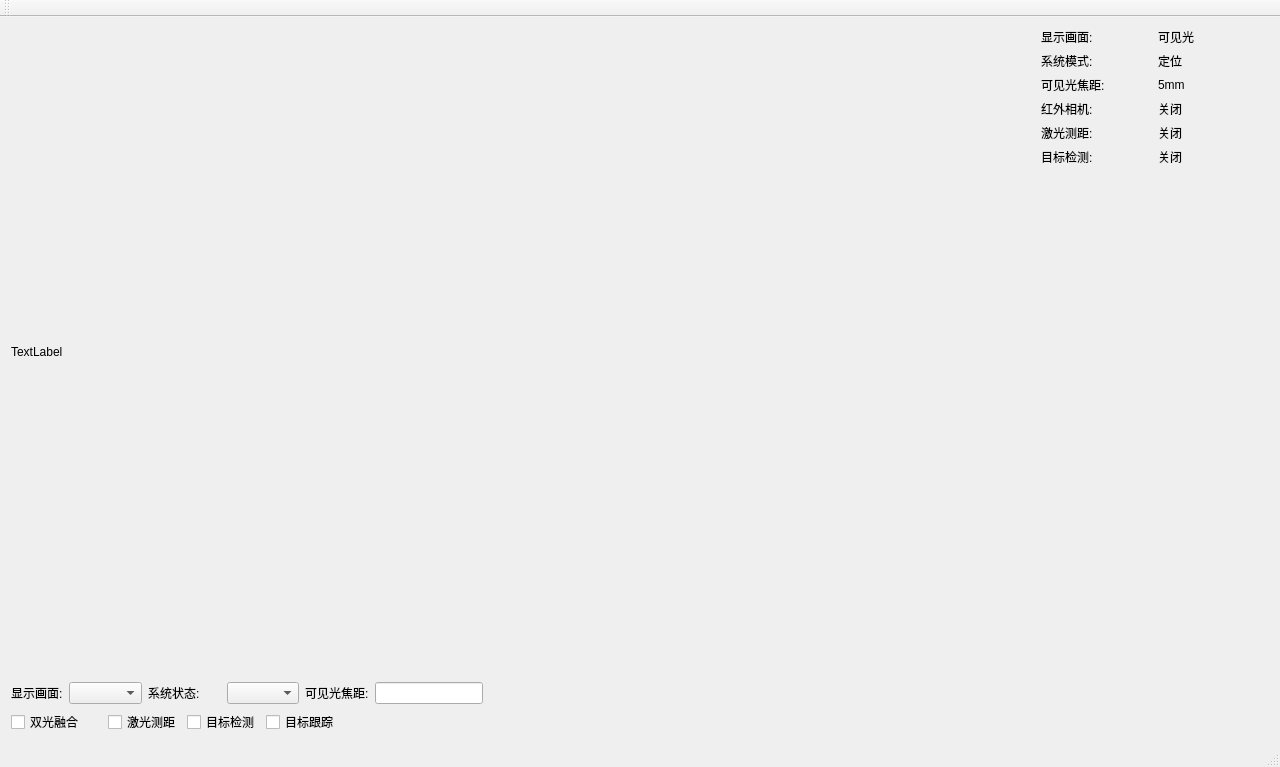
<?xml version="1.0" encoding="UTF-8"?>
<ui version="4.0">
 <class>MainWindow</class>
 <widget class="QMainWindow" name="MainWindow">
  <property name="geometry">
   <rect>
    <x>0</x>
    <y>0</y>
    <width>1280</width>
    <height>767</height>
   </rect>
  </property>
  <property name="minimumSize">
   <size>
    <width>1280</width>
    <height>720</height>
   </size>
  </property>
  <property name="windowTitle">
   <string>Tracking  Monitor</string>
  </property>
  <widget class="QWidget" name="centralWidget">
   <layout class="QVBoxLayout" name="verticalLayout_2">
    <item>
     <layout class="QHBoxLayout" name="horizontalLayout">
      <item>
       <widget class="QLabel" name="label">
        <property name="minimumSize">
         <size>
          <width>1024</width>
          <height>576</height>
         </size>
        </property>
        <property name="text">
         <string>TextLabel</string>
        </property>
       </widget>
      </item>
      <item>
       <layout class="QVBoxLayout" name="verticalLayout">
        <item>
         <layout class="QGridLayout" name="gridLayout_2">
          <item row="0" column="1">
           <widget class="QLabel" name="label_7">
            <property name="text">
             <string>可见光</string>
            </property>
           </widget>
          </item>
          <item row="4" column="1">
           <widget class="QLabel" name="label_14">
            <property name="text">
             <string>关闭</string>
            </property>
           </widget>
          </item>
          <item row="1" column="0">
           <widget class="QLabel" name="label_3">
            <property name="text">
             <string>系统模式:</string>
            </property>
           </widget>
          </item>
          <item row="1" column="1">
           <widget class="QLabel" name="label_12">
            <property name="text">
             <string>定位</string>
            </property>
           </widget>
          </item>
          <item row="2" column="1" rowspan="2">
           <widget class="QLabel" name="label_13">
            <property name="text">
             <string>5mm</string>
            </property>
           </widget>
          </item>
          <item row="2" column="0" rowspan="2">
           <widget class="QLabel" name="label_9">
            <property name="text">
             <string>可见光焦距:</string>
            </property>
           </widget>
          </item>
          <item row="6" column="0">
           <widget class="QLabel" name="label_16">
            <property name="text">
             <string>目标检测:</string>
            </property>
           </widget>
          </item>
          <item row="6" column="1">
           <widget class="QLabel" name="label_17">
            <property name="text">
             <string>关闭</string>
            </property>
           </widget>
          </item>
          <item row="5" column="0">
           <widget class="QLabel" name="label_11">
            <property name="sizePolicy">
             <sizepolicy hsizetype="Preferred" vsizetype="Preferred">
              <horstretch>0</horstretch>
              <verstretch>0</verstretch>
             </sizepolicy>
            </property>
            <property name="text">
             <string>激光测距:</string>
            </property>
           </widget>
          </item>
          <item row="0" column="0">
           <widget class="QLabel" name="label_2">
            <property name="text">
             <string>显示画面:</string>
            </property>
           </widget>
          </item>
          <item row="4" column="0">
           <widget class="QLabel" name="label_10">
            <property name="text">
             <string>红外相机:</string>
            </property>
           </widget>
          </item>
          <item row="5" column="1">
           <widget class="QLabel" name="label_15">
            <property name="text">
             <string>关闭</string>
            </property>
           </widget>
          </item>
         </layout>
        </item>
        <item>
         <spacer name="verticalSpacer">
          <property name="orientation">
           <enum>Qt::Vertical</enum>
          </property>
          <property name="sizeHint" stdset="0">
           <size>
            <width>20</width>
            <height>30</height>
           </size>
          </property>
         </spacer>
        </item>
       </layout>
      </item>
     </layout>
    </item>
    <item>
     <layout class="QHBoxLayout" name="horizontalLayout_2">
      <item>
       <layout class="QGridLayout" name="gridLayout">
        <item row="0" column="0">
         <widget class="QLabel" name="label_4">
          <property name="text">
           <string>显示画面:</string>
          </property>
         </widget>
        </item>
        <item row="0" column="1" colspan="2">
         <widget class="QComboBox" name="comboBox"/>
        </item>
        <item row="0" column="3" colspan="2">
         <widget class="QLabel" name="label_5">
          <property name="text">
           <string>系统状态:</string>
          </property>
         </widget>
        </item>
        <item row="0" column="5" colspan="2">
         <widget class="QComboBox" name="comboBox_2"/>
        </item>
        <item row="0" column="7">
         <widget class="QLabel" name="label_8">
          <property name="text">
           <string>可见光焦距:</string>
          </property>
         </widget>
        </item>
        <item row="0" column="8">
         <widget class="QLineEdit" name="lineEdit">
          <property name="sizePolicy">
           <sizepolicy hsizetype="Preferred" vsizetype="Fixed">
            <horstretch>0</horstretch>
            <verstretch>0</verstretch>
           </sizepolicy>
          </property>
         </widget>
        </item>
        <item row="1" column="0" colspan="2">
         <widget class="QCheckBox" name="checkBox_2">
          <property name="text">
           <string>双光融合</string>
          </property>
         </widget>
        </item>
        <item row="1" column="2" colspan="2">
         <widget class="QCheckBox" name="checkBox_3">
          <property name="text">
           <string>激光测距</string>
          </property>
         </widget>
        </item>
        <item row="1" column="4" colspan="2">
         <widget class="QCheckBox" name="checkBox">
          <property name="text">
           <string>目标检测</string>
          </property>
         </widget>
        </item>
        <item row="1" column="6" colspan="2">
         <widget class="QCheckBox" name="checkBox_4">
          <property name="text">
           <string>目标跟踪</string>
          </property>
         </widget>
        </item>
       </layout>
      </item>
      <item>
       <spacer name="horizontalSpacer">
        <property name="orientation">
         <enum>Qt::Horizontal</enum>
        </property>
        <property name="sizeHint" stdset="0">
         <size>
          <width>40</width>
          <height>20</height>
         </size>
        </property>
       </spacer>
      </item>
     </layout>
    </item>
   </layout>
  </widget>
  <widget class="QMenuBar" name="menuBar">
   <property name="geometry">
    <rect>
     <x>0</x>
     <y>0</y>
     <width>1280</width>
     <height>22</height>
    </rect>
   </property>
  </widget>
  <widget class="QToolBar" name="mainToolBar">
   <attribute name="toolBarArea">
    <enum>TopToolBarArea</enum>
   </attribute>
   <attribute name="toolBarBreak">
    <bool>false</bool>
   </attribute>
  </widget>
  <widget class="QStatusBar" name="statusBar"/>
 </widget>
 <layoutdefault spacing="6" margin="11"/>
 <resources/>
 <connections/>
</ui>
